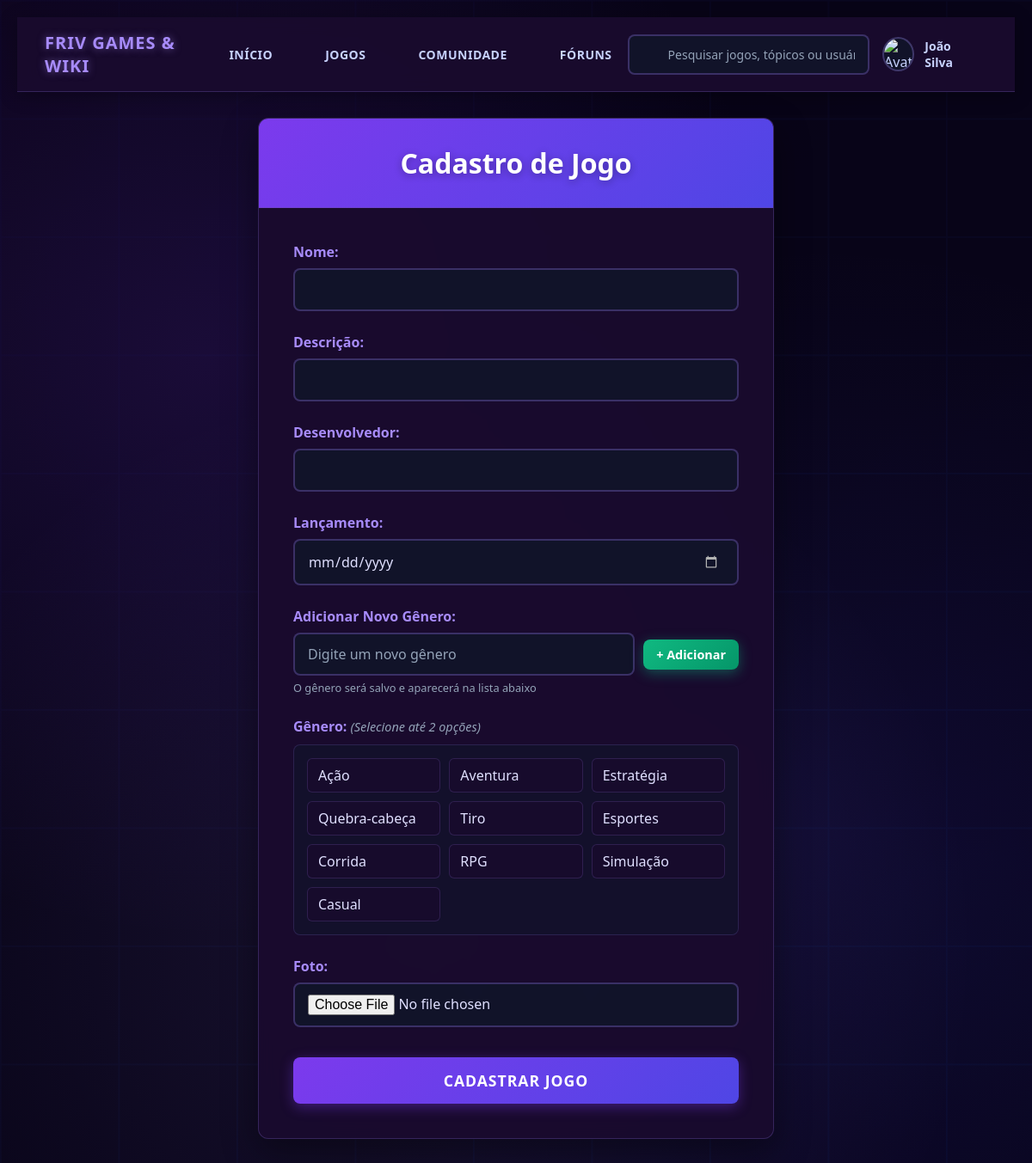
The app's page /formJogo.php (signed in) with its own data.
### tables this page shows
CREATE TABLE IF NOT EXISTS `genero` (
  `idgenero` INT NOT NULL AUTO_INCREMENT,
  `nome` VARCHAR(45) NOT NULL,
  PRIMARY KEY (`idgenero`),
  UNIQUE INDEX `idgenero_UNIQUE` (`idgenero` ASC) VISIBLE);

### controle/funcoes.php (called while the page is built, shortened)
<?php
function listarGenero($conexao)
{
    $sql = "SELECT * FROM genero";
    $resultado = mysqli_query($conexao, $sql);
    $generos = [];
    while ($linha = mysqli_fetch_assoc($resultado)) {
        $generos[] = $linha;
    }
    return $generos;
}
    ?>

### public/formJogo.php (the view, shortened to what this page needs)
<?php
require_once "../controle/conexao.php";
require_once "../controle/funcoes.php";
$generos = listarGenero($conexao);
?>
<!DOCTYPE html>
<html lang="pt-BR">
<head>
    <link rel="stylesheet" href="./estilo/estilo_formJogo.css">
    <link rel="stylesheet" href="./estilo/cabeçalho.css">
</head>
<?php include 'cabeçalho.php'; ?>
<body>
    <form action="../controle/salvarJogo.php" method="post" enctype="multipart/form-data" class="form-container" id="formulario">
        <div class="form-header">
            <h1>Cadastro de Jogo</h1>
        </div>
        <div class="form-body">
            <div class="form-group">
                <label for="nome">Nome:</label>
                <input type="text" name="nome" id="nome">
            </div>
            <div class="form-group">
                <label for="descricao">Descrição:</label>
                <input type="text" name="descricao" id="descricao">
            </div>
            <div class="form-group">
                <label for="desenvolvedor">Desenvolvedor:</label>
                <input type="text" name="desenvolvedor" id="desenvolvedor">
            </div>
            <div class="form-group">
                <label for="data_lanca">Lançamento:</label>
                <input type="date" name="data_lanca" id="data_lanca" placeholder="DD/MM/AAAA">
            </div>
            <div class="form-group">
                <label for="novo_genero">Adicionar Novo Gênero:</label>
                <div style="display: flex; gap: 10px; align-items: center;">
                    <input type="text" name="novo_genero" id="novo_genero" placeholder="Digite um novo gênero" style="flex: 1;">
                    <button type="button" onclick="salvarGenero()" class="btn-adicionar" style="padding: 8px 15px;">+ Adicionar</button>
                </div>
                <small style="color: #666;">O gênero será salvo e aparecerá na lista abaixo</small>
            </div>
            <div class="form-group">
                <label>Gênero: <span class="selected-limit">(Selecione até 2 opções)</span></label>
                <div class="generos-container" id="generos-container">
                    <?php foreach ($generos as $genero): ?>
                    <div class="genero-option">
                        <label for="genero-<?php echo $genero['idgenero']; ?>"><?php echo htmlspecialchars($genero['nome']); ?></label>
                    </div>
                    <?php endforeach; ?>
                </div>
            </div>
            <div class="form-group">
                <label for="img">Foto:</label>
                <input type="file" name="img" id="img" accept="image/*">
            </div>
            <button type="submit" class="btn-submit">Cadastrar Jogo</button>
        </div>
    </form>
</body>
</html>

### public/estilo/estilo_formJogo.css (style rules this page uses)
* { margin: 0; padding: 0; box-sizing: border-box; font-family: 'Segoe UI', Tahoma, Geneva, Verdana, sans-serif; }
body { background-size: cover; background-blend-mode: overlay; min-height: 100vh; color: #e0e0ff; position: relative; padding: 20px; }
body::after { content: ""; position: absolute; top: 0; left: 0; width: 100%; height: 100%; background: radial-gradient(circle at 20% 30%, rgba(124, 58, 237, 0.15) 0%, transparent 50%), radial-gradient(circle at 80% 70%, rgba(79, 70, 229, 0.1) 0%, transparent 50%), radial-gradient(circle at 40% 80%, rgba(167, 139, 250, 0.1) 0%, transparent 50%); animation: pulse 15s ease-in-out infinite; z-index: 0; }
body::before { content: ""; position: absolute; top: 0; left: 0; width: 100%; height: 100%; background: rgba(10, 5, 25, 0.7); z-index: 0; }
.form-container { max-width: 600px; margin: 30px auto; background: rgba(26, 11, 46, 0.95); border-radius: 12px; box-shadow: 0 15px 40px rgba(0, 0, 0, 0.4); border: 1px solid rgba(101, 78, 163, 0.4); backdrop-filter: blur(10px); overflow: hidden; position: relative; z-index: 1; }
.form-header { background: linear-gradient(135deg, #7c3aed 0%, #4f46e5 100%); padding: 30px; text-align: center; border-bottom: 1px solid rgba(101, 78, 163, 0.4); }
.form-header h1 { color: white; font-size: 2rem; font-weight: 700; text-shadow: 0 2px 10px rgba(0, 0, 0, 0.3); margin: 0; }
.form-body { padding: 40px; }
.form-group { margin-bottom: 25px; }
.form-group label { display: block; margin-bottom: 8px; color: #a78bfa; font-weight: 600; font-size: 1rem; }
.selected-limit { color: #94a3b8; font-size: 0.9rem; font-weight: normal; font-style: italic; }
.form-group input[type="text"], .form-group input[type="file"] { width: 100%; padding: 12px 15px; border: 2px solid rgba(101, 78, 163, 0.5); border-radius: 8px; background-color: rgba(15, 23, 42, 0.7); color: #e0e0ff; font-size: 1rem; transition: all 0.3s; }
.form-group input[type="text"]::placeholder { color: #94a3b8; }
.generos-container { display: grid; grid-template-columns: repeat(auto-fill, minmax(150px, 1fr)); gap: 10px; margin-top: 10px; padding: 15px; background: rgba(15, 23, 42, 0.5); border-radius: 8px; border: 1px solid rgba(101, 78, 163, 0.3); }
.genero-option { display: flex; align-items: center; padding: 8px 12px; border-radius: 6px; background: rgba(26, 11, 46, 0.7); border: 1px solid rgba(101, 78, 163, 0.3); transition: all 0.3s; cursor: pointer; }
.genero-option label { color: #e0e0ff; cursor: pointer; font-weight: 500; margin: 0; flex: 1; }
.btn-adicionar { background: linear-gradient(135deg, #10b981 0%, #059669 100%); color: white; border: none; padding: 10px 20px; border-radius: 8px; cursor: pointer; font-size: 0.9rem; font-weight: 600; transition: all 0.3s; box-shadow: 0 4px 15px rgba(16, 185, 129, 0.4); white-space: nowrap; }
.btn-submit { width: 100%; background: linear-gradient(135deg, #7c3aed 0%, #4f46e5 100%); color: white; border: none; padding: 15px; border-radius: 8px; cursor: pointer; font-size: 1.1rem; font-weight: 700; transition: all 0.3s; box-shadow: 0 4px 15px rgba(124, 58, 237, 0.4); text-transform: uppercase; letter-spacing: 1px; margin-top: 10px; }
small { color: #94a3b8 !important; font-size: 0.8rem; display: block; margin-top: 5px; }
.form-group input[type="date"] { width: 100%; padding: 12px 15px; border: 2px solid rgba(101, 78, 163, 0.5); border-radius: 8px; background-color: rgba(15, 23, 42, 0.7); color: #e0e0ff; font-size: 1rem; transition: all 0.3s; font-family: 'Segoe UI', Tahoma, Geneva, Verdana, sans-serif; }
.form-group input[type="text"], .form-group input[type="date"], .form-group input[type="file"] { width: 100%; padding: 12px 15px; border: 2px solid rgba(101, 78, 163, 0.5); border-radius: 8px; background-color: rgba(15, 23, 42, 0.7); color: #e0e0ff; font-size: 1rem; transition: all 0.3s; }

### records on screen
genero: nome "Ação"
genero: nome "Aventura"
genero: nome "Estratégia"
genero: nome "Quebra-cabeça"
genero: nome "Tiro"
genero: nome "Esportes"
genero: nome "Corrida"
genero: nome "RPG"
genero: nome "Simulação"
genero: nome "Casual"

### other values on screen
$_SESSION['nome'] "João Silva"
